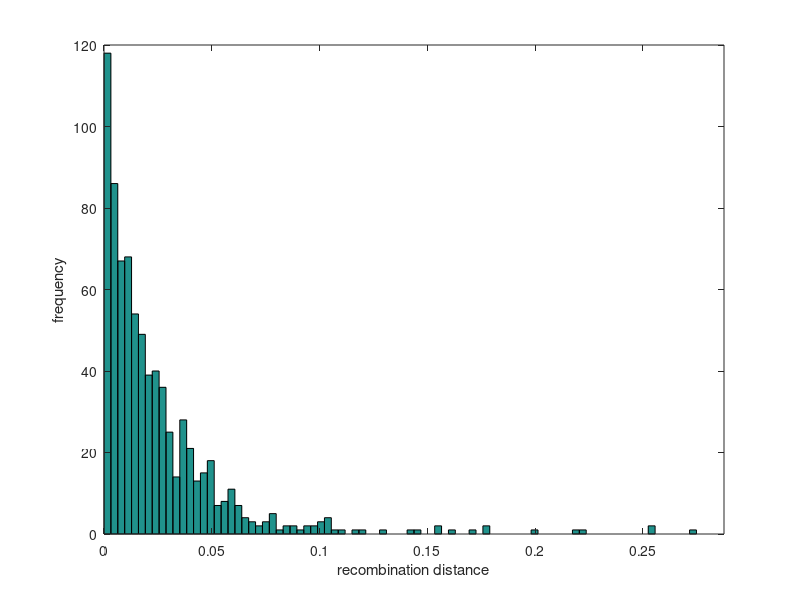
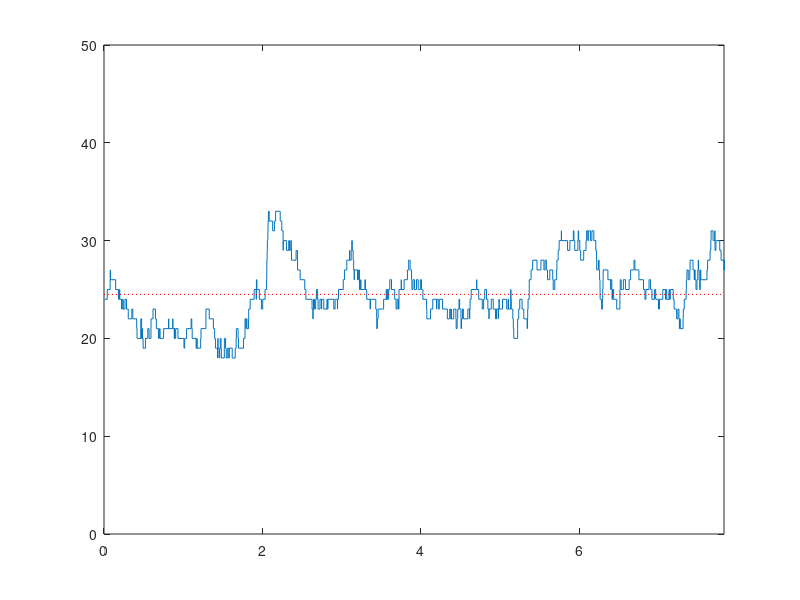
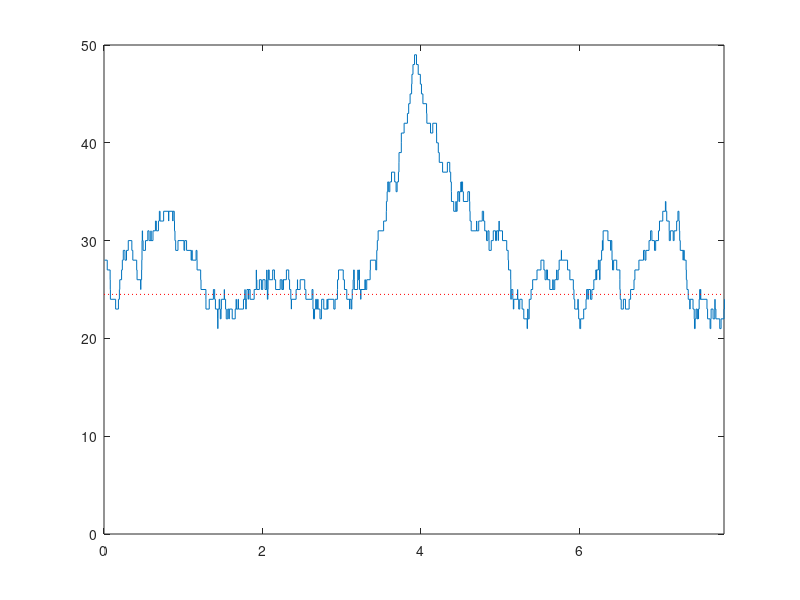
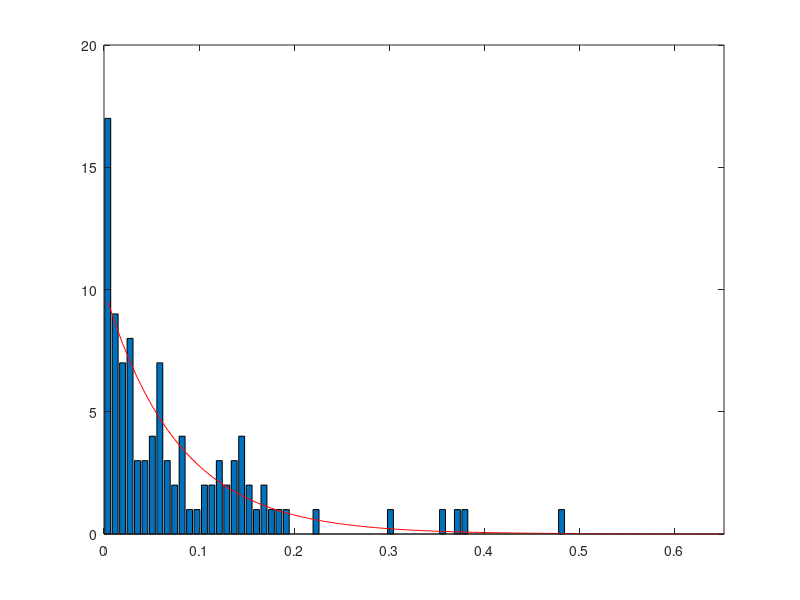

Write MATLAB code to recreate these figures, in order. (Note: this script raises an error after producing the figures.)
%%% Gillespie's Algorithm, Main Script, 1D

%=== Add FALSE POSITIVES option

close all; clear all; %clc

addpath('C:\Users\Dmitri\Documents\MATLAB\Information_and_Statistics\H_M')
SamplingPoints = 100; 
r_expected = 7;
% MaxT = 2000;
%== maximal number of reactions per one path (also limited by max time, see loop)
%== ! St_max must be even !!!
St_max = 16;

Nplants = 49; % if odd, generates stationary process

%== Generate the paths:
tmatr = cumsum(log(1./rand(St_max, Nplants,'single')));
statevector = false(St_max,1);
statevector(1:2:end) =  1;

[~, lastminind] = min(tmatr,[],2);
%== the cutoff time
T_max = tmatr( end , lastminind(end) );
[tvect, tind] = sort(tmatr(:));

%== plot the distribution of the waiting times
figure
hist(abs(diff(tvect)), (T_max/SamplingPoints/Nplants):(2*T_max/SamplingPoints/Nplants):(200*T_max/SamplingPoints/Nplants) )
xlim([0, (180*T_max/SamplingPoints/Nplants)])
xlabel('recombination distance')
ylabel('frequency')
%% assemble a stationary path
%== initialize the 'mutation matrix' 
%= indicating which chromosome stays after the meiosis
MutMatrCoeff = ones(size(tmatr));
%== assign the even columns (i.e. each second plant) '-1'
MutMatrCoeff(:, 2:2:end) = -1;
%== generate the state-derivtive matrix 
%= based on the order of the events:
%= events that appear on even 
DxMatr = zeros(size(tmatr));
DxMatr(tind) = (~mod(tind,2) + -mod(tind,2));
DxMatr = DxMatr.*MutMatrCoeff;
%== sum up the states changes in the order they occur:
x = sum(MutMatrCoeff(1,:)+1)/2 + cumsum( DxMatr(tind) );
%== plot the stationary distribution
figure
stairs(tvect, x)
hold on
plot([ 0, T_max ], Nplants./2*[1 1], 'r:' )
xlim([ 0, T_max ])
ylim([0, 10*round(0.1*Nplants)])

%% assemble a path under selection
%== select the points where at time t0 the state is 1
t0 = T_max/2;
t0ind = find(tvect >t0, 1,'first');
t0 = tvect(t0ind);
indt0 = zeros(Nplants,1);
for ii = 1:Nplants
    indt0(ii) = find( tmatr(:,ii) >t0, 1,'first');
   %  tmatr( indt0(ii),ii)
end


MutMatrCoeff = -bsxfun(@plus, ones(size(tmatr)), -2*mod(indt0,2)' );
DxMatr(tind) = (~mod(tind,2) + -mod(tind,2));
DxMatr = DxMatr.*MutMatrCoeff;

%== sum up the states changes in the order they occur:
cumdx = cumsum( DxMatr(tind) );
x = Nplants-cumdx(t0ind) + cumdx;
%== plot the distribution under selection
figure
stairs(tvect, x)
hold on
plot([ 0, T_max ], Nplants./2*[1 1], 'r:' )
xlim([ 0, T_max ])
ylim([0, 10*round(0.1*Nplants)])
%% sampling
%== generate sampling points
SamplingT = sort([T_max*rand(SamplingPoints-1,1); t0]);
% == study the distribution of the intervals between the sampling points
Dist = diff(SamplingT);
dt = T_max/SamplingPoints/10;
[pEmp, t] = hist(Dist, (.5*dt):dt:(T_max/10));

tau = T_max/SamplingPoints;
pTheor =  SamplingPoints*(exp( - (t-.5*dt)./tau) - exp( - (t + .5*dt)./tau) );
%== plot the distribution
figure
bar(t', pEmp')
hold all
plot(t', pTheor', 'r-')
 xlim([0,T_max/12])
%== sample
Z = bsxfun(@le, tvect, SamplingT');
Zs = zeros(size(SamplingT));
% surf(double(Z'), 'linestyle', 'none'); view(0,90)

for  ii = 1:length(SamplingT)
    ind = find(Z(:,ii), 1, 'last');
    if ~isempty(ind)
        Zs(ii) = x(ind  );
    else
        Zs(ii) = ceil(Nplants./2);
    end
end

%% emission
r = random('Poisson', r_expected, [SamplingPoints,1] );
q = bsxfun(@(x,y)random('binom',x,y), r, Zs/Nplants/2);
%== plot
figure 
stairs(tvect, x, 'b')
hold on
plot(SamplingT, Zs, 'rs-','markersize',3,'MarkerFaceColor','r')
plot(SamplingT, 2*Nplants*q./r, 'go','markersize',3,'MarkerFaceColor','g')
xlim([0, T_max])
ylim([0, 10*round(.15*Nplants)])
xlabel('linkage, morgans')


